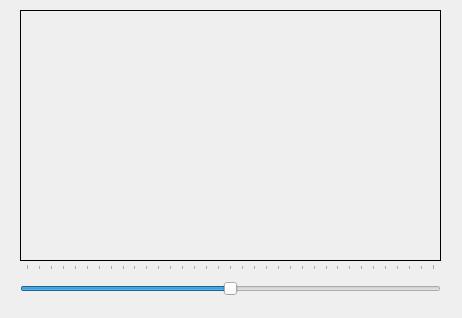
<?xml version="1.0" encoding="UTF-8"?>
<ui version="4.0">
 <class>MainWindow</class>
 <widget class="QMainWindow" name="MainWindow">
  <property name="geometry">
   <rect>
    <x>0</x>
    <y>0</y>
    <width>462</width>
    <height>318</height>
   </rect>
  </property>
  <property name="windowTitle">
   <string>Cachirula XD</string>
  </property>
  <widget class="QWidget" name="centralwidget">
   <widget class="QLabel" name="imagen">
    <property name="geometry">
     <rect>
      <x>20</x>
      <y>10</y>
      <width>421</width>
      <height>251</height>
     </rect>
    </property>
    <property name="frameShape">
     <enum>QFrame::Shape::Box</enum>
    </property>
    <property name="text">
     <string/>
    </property>
    <property name="scaledContents">
     <bool>true</bool>
    </property>
   </widget>
   <widget class="QSlider" name="brisho">
    <property name="geometry">
     <rect>
      <x>20</x>
      <y>264</y>
      <width>421</width>
      <height>41</height>
     </rect>
    </property>
    <property name="minimum">
     <number>-255</number>
    </property>
    <property name="maximum">
     <number>255</number>
    </property>
    <property name="orientation">
     <enum>Qt::Orientation::Horizontal</enum>
    </property>
    <property name="tickPosition">
     <enum>QSlider::TickPosition::TicksAbove</enum>
    </property>
    <property name="tickInterval">
     <number>15</number>
    </property>
   </widget>
  </widget>
 </widget>
 <resources/>
 <connections/>
</ui>
